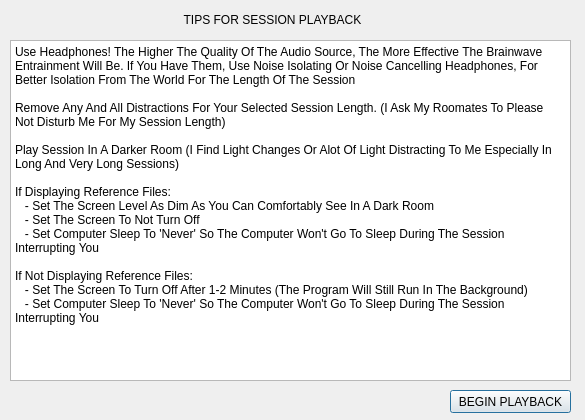
<?xml version="1.0" encoding="UTF-8"?>
<ui version="4.0">
 <class>Dialog</class>
 <widget class="QDialog" name="Dialog">
  <property name="geometry">
   <rect>
    <x>0</x>
    <y>0</y>
    <width>585</width>
    <height>420</height>
   </rect>
  </property>
  <property name="windowTitle">
   <string>Dialog</string>
  </property>
  <widget class="QTextBrowser" name="textBrowser">
   <property name="geometry">
    <rect>
     <x>10</x>
     <y>40</y>
     <width>561</width>
     <height>341</height>
    </rect>
   </property>
   <property name="html">
    <string>&lt;!DOCTYPE HTML PUBLIC &quot;-//W3C//DTD HTML 4.0//EN&quot; &quot;http://www.w3.org/TR/REC-html40/strict.dtd&quot;&gt;
&lt;html&gt;&lt;head&gt;&lt;meta name=&quot;qrichtext&quot; content=&quot;1&quot; /&gt;&lt;style type=&quot;text/css&quot;&gt;
p, li { white-space: pre-wrap; }
&lt;/style&gt;&lt;/head&gt;&lt;body style=&quot; font-family:'MS Shell Dlg 2'; font-size:8.25pt; font-weight:400; font-style:normal;&quot;&gt;
&lt;p style=&quot; margin-top:0px; margin-bottom:0px; margin-left:0px; margin-right:0px; -qt-block-indent:0; text-indent:0px;&quot;&gt;&lt;span style=&quot; font-family:'Arial'; font-size:9pt;&quot;&gt;Use Headphones! The Higher The Quality Of The Audio Source, The More Effective The Brainwave Entrainment Will Be. If You Have Them, Use Noise Isolating Or Noise Cancelling Headphones, For Better Isolation From The World For The Length Of The Session&lt;/span&gt;&lt;/p&gt;
&lt;p style=&quot;-qt-paragraph-type:empty; margin-top:0px; margin-bottom:0px; margin-left:0px; margin-right:0px; -qt-block-indent:0; text-indent:0px; font-family:'Arial'; font-size:9pt;&quot;&gt;&lt;br /&gt;&lt;/p&gt;
&lt;p style=&quot; margin-top:0px; margin-bottom:0px; margin-left:0px; margin-right:0px; -qt-block-indent:0; text-indent:0px;&quot;&gt;&lt;span style=&quot; font-family:'Arial'; font-size:9pt;&quot;&gt;Remove Any And All Distractions For Your Selected Session Length. (I Ask My Roomates To Please Not Disturb Me For My Session Length)&lt;/span&gt;&lt;/p&gt;
&lt;p style=&quot;-qt-paragraph-type:empty; margin-top:0px; margin-bottom:0px; margin-left:0px; margin-right:0px; -qt-block-indent:0; text-indent:0px; font-family:'Arial'; font-size:9pt;&quot;&gt;&lt;br /&gt;&lt;/p&gt;
&lt;p style=&quot; margin-top:0px; margin-bottom:0px; margin-left:0px; margin-right:0px; -qt-block-indent:0; text-indent:0px;&quot;&gt;&lt;span style=&quot; font-family:'Arial'; font-size:9pt;&quot;&gt;Play Session In A Darker Room (I Find Light Changes Or Alot Of Light Distracting To Me Especially In Long And Very Long Sessions)&lt;/span&gt;&lt;/p&gt;
&lt;p style=&quot;-qt-paragraph-type:empty; margin-top:0px; margin-bottom:0px; margin-left:0px; margin-right:0px; -qt-block-indent:0; text-indent:0px; font-family:'Arial'; font-size:9pt;&quot;&gt;&lt;br /&gt;&lt;/p&gt;
&lt;p style=&quot; margin-top:0px; margin-bottom:0px; margin-left:0px; margin-right:0px; -qt-block-indent:0; text-indent:0px;&quot;&gt;&lt;span style=&quot; font-family:'Arial'; font-size:9pt;&quot;&gt;If Displaying Reference Files:&lt;/span&gt;&lt;/p&gt;
&lt;p style=&quot; margin-top:0px; margin-bottom:0px; margin-left:0px; margin-right:0px; -qt-block-indent:0; text-indent:0px;&quot;&gt;&lt;span style=&quot; font-family:'Arial'; font-size:9pt;&quot;&gt;   - Set The Screen Level As Dim As You Can Comfortably See In A Dark Room&lt;/span&gt;&lt;/p&gt;
&lt;p style=&quot; margin-top:0px; margin-bottom:0px; margin-left:0px; margin-right:0px; -qt-block-indent:0; text-indent:0px;&quot;&gt;&lt;span style=&quot; font-family:'Arial'; font-size:9pt;&quot;&gt;   - Set The Screen To Not Turn Off&lt;/span&gt;&lt;/p&gt;
&lt;p style=&quot; margin-top:0px; margin-bottom:0px; margin-left:0px; margin-right:0px; -qt-block-indent:0; text-indent:0px;&quot;&gt;&lt;span style=&quot; font-family:'Arial'; font-size:9pt;&quot;&gt;   - Set Computer Sleep To 'Never' So The Computer Won't Go To Sleep During The Session Interrupting You&lt;/span&gt;&lt;/p&gt;
&lt;p style=&quot;-qt-paragraph-type:empty; margin-top:0px; margin-bottom:0px; margin-left:0px; margin-right:0px; -qt-block-indent:0; text-indent:0px; font-family:'Arial'; font-size:9pt;&quot;&gt;&lt;br /&gt;&lt;/p&gt;
&lt;p style=&quot; margin-top:0px; margin-bottom:0px; margin-left:0px; margin-right:0px; -qt-block-indent:0; text-indent:0px;&quot;&gt;&lt;span style=&quot; font-family:'Arial'; font-size:9pt;&quot;&gt;If Not Displaying Reference Files:&lt;/span&gt;&lt;/p&gt;
&lt;p style=&quot; margin-top:0px; margin-bottom:0px; margin-left:0px; margin-right:0px; -qt-block-indent:0; text-indent:0px;&quot;&gt;&lt;span style=&quot; font-family:'Arial'; font-size:9pt;&quot;&gt;   - Set The Screen To Turn Off After 1-2 Minutes (The Program Will Still Run In The Background)&lt;/span&gt;&lt;/p&gt;
&lt;p style=&quot; margin-top:0px; margin-bottom:0px; margin-left:0px; margin-right:0px; -qt-block-indent:0; text-indent:0px;&quot;&gt;&lt;span style=&quot; font-family:'Arial'; font-size:9pt;&quot;&gt;   - Set Computer Sleep To 'Never' So The Computer Won't Go To Sleep During The Session Interrupting You&lt;/span&gt;&lt;/p&gt;&lt;/body&gt;&lt;/html&gt;</string>
   </property>
  </widget>
  <widget class="QPushButton" name="pushButton">
   <property name="geometry">
    <rect>
     <x>450</x>
     <y>390</y>
     <width>121</width>
     <height>23</height>
    </rect>
   </property>
   <property name="text">
    <string>BEGIN PLAYBACK</string>
   </property>
  </widget>
  <widget class="QLabel" name="label">
   <property name="geometry">
    <rect>
     <x>22</x>
     <y>10</y>
     <width>501</width>
     <height>20</height>
    </rect>
   </property>
   <property name="text">
    <string>TIPS FOR SESSION PLAYBACK</string>
   </property>
   <property name="alignment">
    <set>Qt::AlignCenter</set>
   </property>
  </widget>
 </widget>
 <resources/>
 <connections/>
</ui>
